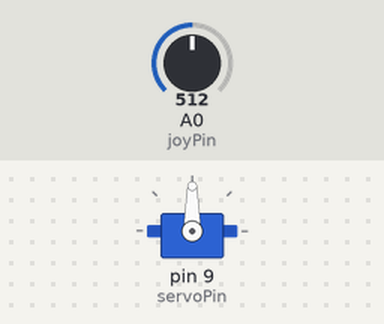
The sketch below on a simulated Arduino Uno, built with avr-gcc and run on an emulated ATmega328P. Shown: servo. The inputs (shaded band) are chosen by the test bench; at power-on: A0 (joyPin) = 512.

Above: at 1.2 s.
1.3 s: A0 (joyPin) set to 716
At 2.1 s:
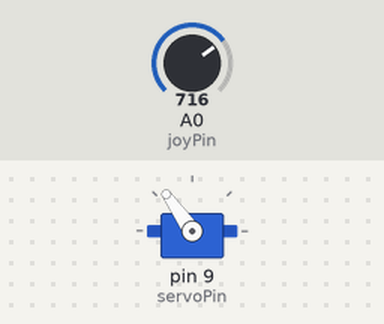
2.8 s: A0 (joyPin) set to 900
At 4.0 s:
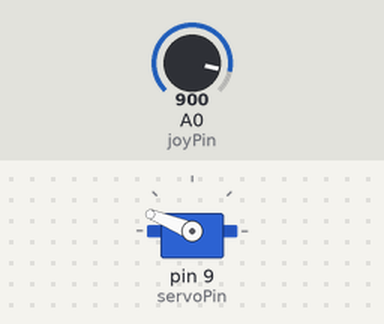
4.3 s: A0 (joyPin) set to 1023
At 5.5 s:
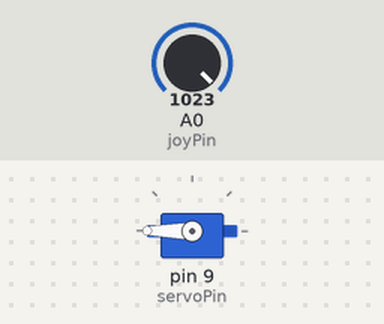
5.8 s: A0 (joyPin) set to 306
At 6.5 s:
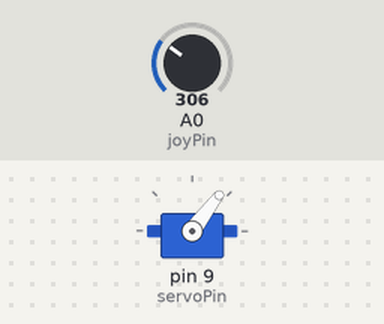
7.3 s: A0 (joyPin) set to 122
At 7.9 s:
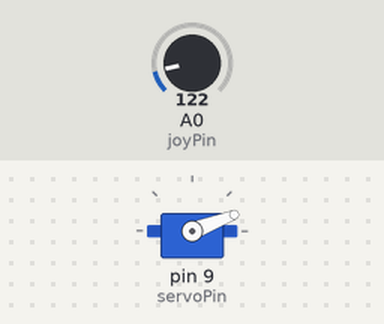
Timing chart, 0 to 9.8 s (numbered marks = the images above; inputs shaded):
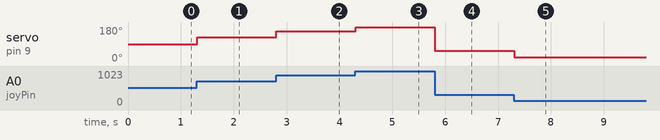

The sketch:

JOYSTIC_SERVO_CONTROL.ino
```cpp
/*
Code Name:JOYSTIC_SERVO CONTROL
Author: RoboSiddhi

⚠ Warning

This project and its code are shared for learning and personal use only.
Commercial use, redistribution, or selling (in any form) of this code or
project is not allowed without proper permission.

                                                                                 .
              !^           .   ..   ..
              ??^~~~^.      ....:....
             :P5J?7?JY5.   ...^:::^..
            .BG5JY75&JYG   ...^:::^..
            .BBBP57?YYYG.   ....::::
             :YBBGYJ??Y?   .  .^ YGGY.
              :!BBBBY!:       .G??5BP^
            ~GP5P5??77!7:    .^J55Y!
           ^#57!7#5777!?57~:~77JG~
           ?#G5PB#57777!B5GG5YPJ.
          .BGYY&&BPY???J!!Y5Y7:
          :7!~!7777!!!!^

Description: This project demonstrates the fundamental principles of robotics and control systems by interfacing a Servo Motor
with a Joystick module using an Arduino microcontroller. The system is designed to translate the manual movement of the joystick
into precise angular rotation of the servo motor
Great for
learning robotics, DIY projects, and basic STEM applications.
*/
#include <Servo.h>

Servo myServo;  // Create a servo object

const int joyPin = A0;  // Joystick X-axis connected to Analog 0
const int servoPin = 9; // Servo signal connected to Digital 9

int joyVal;    // Variable to read the value from the analog pin
int angle;     // Variable to hold the angle for the servo

void setup() {
  myServo.attach(servoPin);  // Attaches the servo on pin 9 to the servo object
  Serial.begin(9600);        // Optional: for debugging
}

void loop() {
  // 1. Read the joystick value (between 0 and 1023)
  joyVal = analogRead(joyPin);

  // 2. Map the joystick value to servo angle (between 0 and 180)
  // The joystick goes from 0 to 1023, but the servo only goes 0 to 180.
  angle = map(joyVal, 0, 1023, 0, 180);

  // 3. Move the servo to that angle
  myServo.write(angle);

  // 4. Small delay to make the movement smooth
  delay(15);
}
```

Measured:
- after the input at 1.3 s, servo on pin 9 (servoPin): 90° → 125° at once
- after the input at 2.8 s, servo on pin 9 (servoPin): 125° → 158° at once
- after the input at 4.3 s, servo on pin 9 (servoPin): 158° → 180° at once
- after the input at 5.8 s, servo on pin 9 (servoPin): 180° → 53° at once
- after the input at 7.3 s, servo on pin 9 (servoPin): 53° → 21° at once
